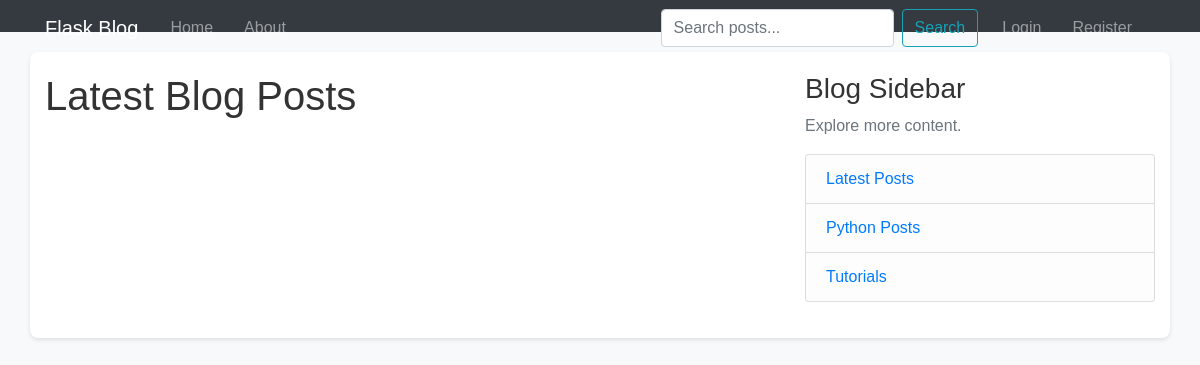
/home, run on an earlier commit of the app's database.
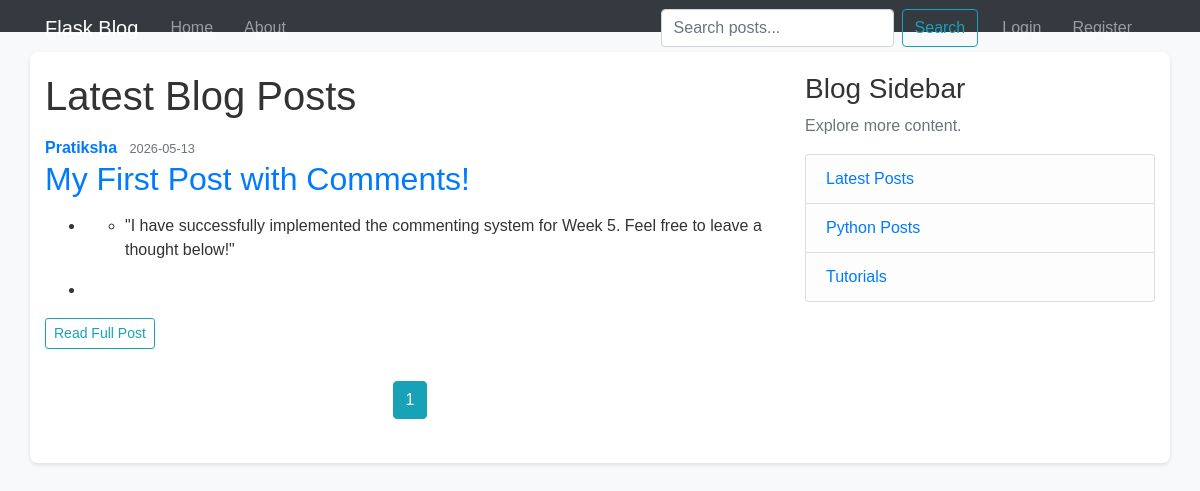
And on a later commit of the database.
### flaskblog/models.py (models this page shows, shortened)
class Post(db.Model):
    id = db.Column(db.Integer, primary_key=True)
    title = db.Column(db.String(100), nullable=False)
    date_posted = db.Column(db.DateTime, nullable=False, default=datetime.now)
    content = db.Column(db.Text, nullable=False)
    user_id = db.Column(db.Integer, db.ForeignKey('user.id'), nullable=False)
    tags = db.relationship('Tag', secondary=post_tags, backref=db.backref('posts', lazy='dynamic'))
    comments = db.relationship('Comment', backref='post', lazy=True, cascade="all, delete-orphan")

class User(db.Model, UserMixin):
    id = db.Column(db.Integer, primary_key=True)
    username = db.Column(db.String(20), unique=True, nullable=False)
    email = db.Column(db.String(120), unique=True, nullable=False)
    image_file = db.Column(db.String(20), nullable=False, default='default.jpg')
    password = db.Column(db.String(60), nullable=False)
    posts = db.relationship('Post', backref='author', lazy=True)
    comments = db.relationship('Comment', backref='author', lazy=True)

### flaskblog/routes.py (the view)
@app.route("/")
@app.route("/home")
def home():
    page = request.args.get('page', 1, type=int)
    posts = Post.query.order_by(Post.date_posted.desc()).paginate(page=page, per_page=5)
    return render_template('home.html', posts=posts)

### flaskblog/templates/home.html (shortened to what this page needs)
{% extends "layout.html" %}
{% block content %}
    <h1 class="mb-3">Latest Blog Posts</h1>
    {% for post in posts.items %}
        <article class="media content-section">
          <div class="media-body">
            <div class="article-metadata">
              <a class="mr-2 font-weight-bold" href="#">{{ post.author.username }}</a>
              <small class="text-muted">{{ post.date_posted.strftime('%Y-%m-%d') }}</small>
            </div>
            <h2><a class="article-title" href="{{ url_for('post', post_id=post.id) }}">{{ post.title }}</a></h2>
            <p class="article-content text-dark">{{ post.content | safe | truncate(300) }}</p>
            <a class="btn btn-outline-info btn-sm mb-2" href="{{ url_for('post', post_id=post.id) }}">Read Full Post</a>
          </div>
        </article>
    {% endfor %}
    <div class="mt-4 text-center">
        {% for page_num in posts.iter_pages(left_edge=1, right_edge=1, left_current=1, right_current=2) %}
          {% if page_num %}
            {% if posts.page == page_num %}
              <a class="btn btn-info mb-4" href="{{ url_for('home', page=page_num) }}">{{ page_num }}</a>
            {% else %}
              <a class="btn btn-outline-info mb-4" href="{{ url_for('home', page=page_num) }}">{{ page_num }}</a>
            {% endif %}
          {% else %}
            ...
          {% endif %}
        {% endfor %}
    </div>
{% endblock content %}

### flaskblog/templates/layout.html (shortened to what this page needs)
<!DOCTYPE html>
<html lang="en">
<head>
    <link rel="stylesheet" href="https://maxcdn.bootstrapcdn.com/bootstrap/4.0.0/css/bootstrap.min.css">
    <link rel="stylesheet" type="text/css" href="{{ url_for('static', filename='main.css') }}">
</head>
<body>
    <header class="site-header">
      <nav class="navbar navbar-expand-md navbar-dark bg-steel fixed-top">
        <div class="container">
          <a class="navbar-brand mr-4" href="/">Flask Blog</a>
          <div class="collapse navbar-collapse" id="navbarToggle">
            <div class="navbar-nav mr-auto">
              <a class="nav-item nav-link" href="{{ url_for('home') }}">Home</a>
              <a class="nav-item nav-link" href="{{ url_for('about') }}">About</a>
            </div>
            <form class="form-inline my-2 my-lg-0 mr-3" action="{{ url_for('search') }}" method="GET">
              <input class="form-control mr-sm-2" type="search" name="q" placeholder="Search posts..." aria-label="Search">
              <button class="btn btn-outline-info my-2 my-sm-0" type="submit">Search</button>
            </form>
            <div class="navbar-nav">
              {% if current_user.is_authenticated %}
                <a class="nav-item nav-link" href="{{ url_for('new_post') }}">New Post</a>
                <a class="nav-item nav-link" href="{{ url_for('account') }}">Account</a>
                <a class="nav-item nav-link" href="{{ url_for('logout') }}">Logout</a>
              {% else %}
                <a class="nav-item nav-link" href="{{ url_for('login') }}">Login</a>
                <a class="nav-item nav-link" href="{{ url_for('register') }}">Register</a>
              {% endif %}
            </div>
          </div>
        </div>
      </nav>
    </header>
    <main role="main" class="container">
      <div class="row">
        <div class="col-md-8">
          {% block content %}{% endblock %}
        </div>
        <div class="col-md-4">
          <div class="content-section">
            <h3>Blog Sidebar</h3>
            <p class='text-muted'>Explore more content.
              <ul class="list-group">
                <li class="list-group-item list-group-item-light">
                    <a href="{{ url_for('home') }}">Latest Posts</a>
                </li>
                <li class="list-group-item list-group-item-light">
                    <a href="{{ url_for('tag_posts', tag_name='Python') }}">Python Posts</a>
                </li>
                <li class="list-group-item list-group-item-light">
                    <a href="{{ url_for('tag_posts', tag_name='Tutorial') }}">Tutorials</a>
                </li>
              </ul>
            </p>
          </div>
        </div>
      </div>
    </main>
</body>
</html>

### flaskblog/static/main.css (style rules this page uses)
body { background-color: #f8f9fa; font-family: Arial, sans-serif; color: #333; }
header { background-color: #343a40; padding: 1rem; color: white; }
header a { color: white; margin-right: 15px; text-decoration: none; }
main { max-width: 800px; margin: 20px auto; background: white; padding: 20px; border-radius: 8px; box-shadow: 0 2px 4px rgba(0,0,0,0.1); }

What changed in the data, as far as the page shows it:
added Post: author.username "Pratiksha", date_posted "2026-05-13", title "My First Post with Comments!", content "\"I have successfully implemented the commenting system for Week 5. Feel free to leave a thought below!\""
Also different on the page:
new list line: "1"
